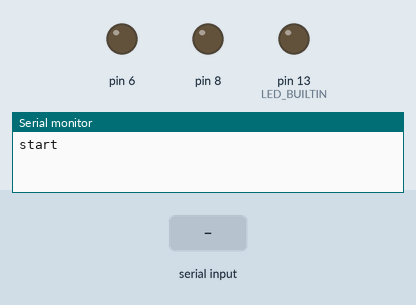
Recording of a sketch running on a simulated Arduino Uno, built with avr-gcc and run on an emulated ATmega328P. On the bench: output pins drawn as LEDs (lit = HIGH), the last lines printed to the serial monitor. The test bench sets the inputs (shaded band).

Above: at 1.2 s.
1.3 s: "on\n" received over Serial
At 2.0 s:
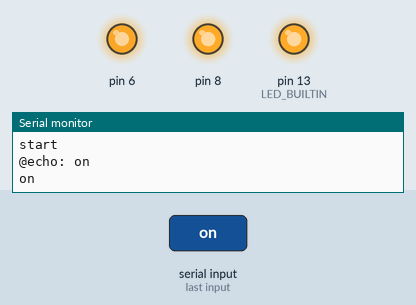
2.8 s: "off\n" received over Serial
At 3.2 s:
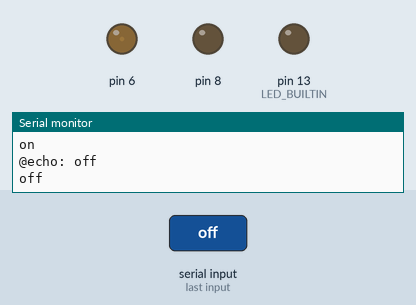
Timing chart, 0 to 5.8 s (numbered marks = the images above; inputs shaded):
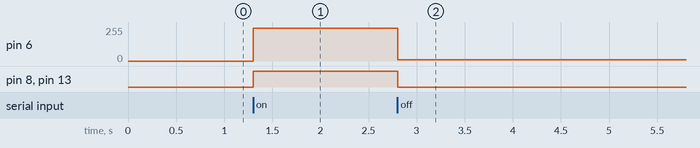

Measured:
- after the input at 1.3 s, pin 6: 0/255 → 245/255 at once; pin 8, pin 13 (LED_BUILTIN): LOW → HIGH at once
- after the input at 2.8 s, pin 6: 245/255 → 10/255 at once; pin 8, pin 13 (LED_BUILTIN): HIGH → LOW at once

The sketch:

commSerial.ino
```cpp
// Include Libraries
#include "Arduino.h"


void setup() {
  // Setup Serial which is useful for debugging
  // Use the Serial Monitor to view printed messages
  Serial.begin(9600);
  Serial.println("start");
  pinMode(LED_BUILTIN, OUTPUT);
  pinMode(8, OUTPUT);
  pinMode(6, OUTPUT);
}

/* This code is the main logic of your circuit. It defines the interaction between the components you selected. After setup, it runs over and over again, in an eternal loop. */
void loop() {
  String comandos = "";

  // Serial.print(Serial.readString());     es para ver que la comunicacion funciona...

  if (Serial.available())
  {
    // leo hasta que termina la linea
    comandos = Serial.readStringUntil('\n');
    Serial.print("@echo: ");
    Serial.println(comandos); // imprimo de nuevo lo qeue lei (echo)
  }

  if (comandos.equals("on"))
  {
    digitalWrite(8, HIGH);
    digitalWrite(LED_BUILTIN, HIGH);
    Serial.println("on");
    analogWrite(6, 245);

  }

  if (comandos.equals("off"))
  {
    digitalWrite(8, LOW);
    digitalWrite(LED_BUILTIN, LOW);
    Serial.println("off");
    analogWrite(6, 10);
  }
}
```
